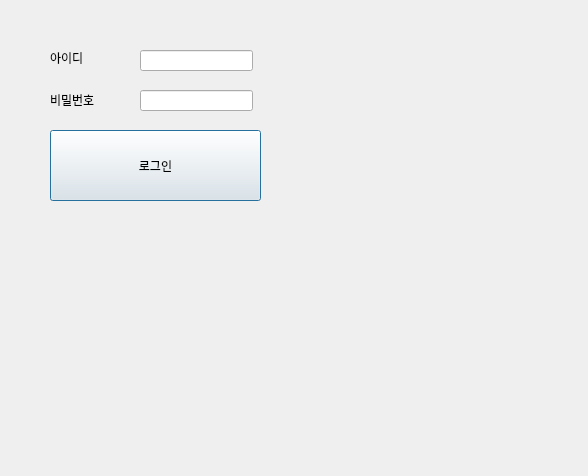
<?xml version="1.0" encoding="UTF-8"?>
<ui version="4.0">
 <class>Dialog</class>
 <widget class="QDialog" name="Dialog">
  <property name="geometry">
   <rect>
    <x>0</x>
    <y>0</y>
    <width>588</width>
    <height>476</height>
   </rect>
  </property>
  <property name="windowTitle">
   <string>Dialog</string>
  </property>
  <widget class="QLabel" name="label">
   <property name="geometry">
    <rect>
     <x>50</x>
     <y>50</y>
     <width>64</width>
     <height>15</height>
    </rect>
   </property>
   <property name="text">
    <string>아이디</string>
   </property>
  </widget>
  <widget class="QLabel" name="label_2">
   <property name="geometry">
    <rect>
     <x>50</x>
     <y>90</y>
     <width>81</width>
     <height>20</height>
    </rect>
   </property>
   <property name="text">
    <string>비밀번호</string>
   </property>
  </widget>
  <widget class="QLineEdit" name="id">
   <property name="geometry">
    <rect>
     <x>140</x>
     <y>50</y>
     <width>113</width>
     <height>21</height>
    </rect>
   </property>
  </widget>
  <widget class="QPushButton" name="login_btn">
   <property name="geometry">
    <rect>
     <x>50</x>
     <y>130</y>
     <width>211</width>
     <height>71</height>
    </rect>
   </property>
   <property name="text">
    <string>로그인</string>
   </property>
  </widget>
  <widget class="QLineEdit" name="pw">
   <property name="geometry">
    <rect>
     <x>140</x>
     <y>90</y>
     <width>113</width>
     <height>21</height>
    </rect>
   </property>
  </widget>
 </widget>
 <resources/>
 <connections/>
</ui>
